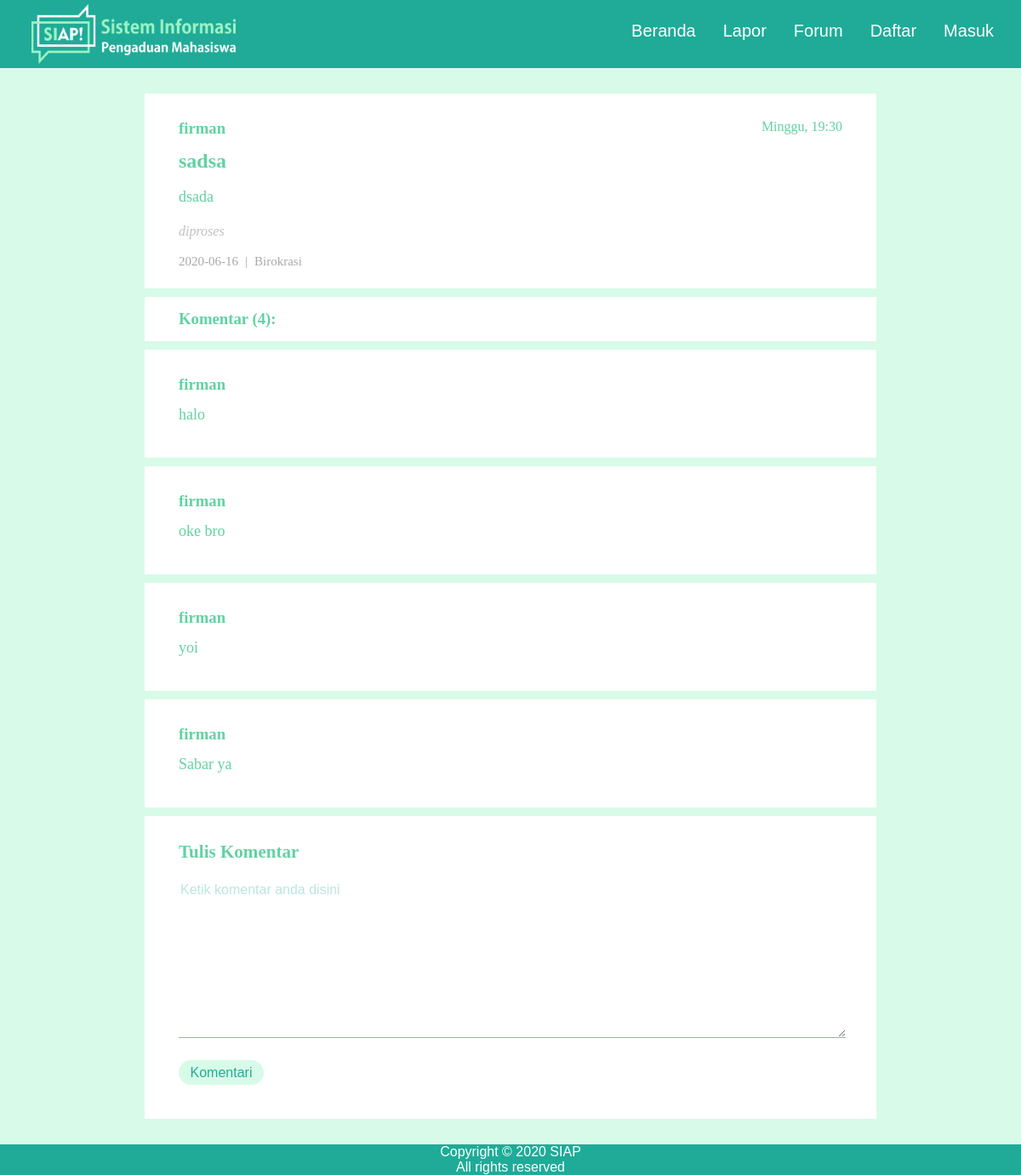
Page /forum/index/8 on the committed database.
### tables this page shows
CREATE TABLE `tbl_keluhan` (
  `id_keluhan` int(11) NOT NULL,
  `judul` varchar(50) NOT NULL,
  `deskripsi` text NOT NULL,
  `tanggal` date NOT NULL,
  `gambar` varchar(255) DEFAULT NULL,
  `id_kategori` varchar(50) NOT NULL,
  `status` varchar(30) NOT NULL,
  `tipe` tinyint(4) NOT NULL,
  `id_user` varchar(5) NOT NULL
);

CREATE TABLE `tbl_user` (
  `id_user` int(11) NOT NULL,
  `NIM` varchar(16) NOT NULL,
  `nama` varchar(100) NOT NULL,
  `username` varchar(50) NOT NULL,
  `email` varchar(50) NOT NULL,
  `password` varchar(255) NOT NULL,
  `role` varchar(10) NOT NULL
);

CREATE TABLE `tbl_kategori` (
  `id_kategori` int(11) NOT NULL,
  `nama` varchar(50) NOT NULL
);

CREATE TABLE `tbl_balasan` (
  `id_balasan` int(11) NOT NULL,
  `id_keluhan` varchar(10) NOT NULL,
  `id_user` varchar(10) NOT NULL,
  `balasan` text NOT NULL
);

### application/controllers/Forum.php (called while the page is built, shortened)
<?php
class Forum extends CI_Controller {
	public function __construct()
	{
		$this->load->model('m_forum');
	}
	public function index($id = False)
	{
		if ($id === False) {
			$query['data'] = $this->m_forum->getData();
			$this->load->view('forum/home', $query);
		}else{
			$query['data'] = $this->m_forum->detailData($id);
			$query['komentar'] = $this->m_forum->get_komentar($id);
			$this->load->view('forum/keluhan', $query);
		}
	}
}

### index.php (called while the page is built, shortened)
<?php
require_once BASEPATH.'core/CodeIgniter.php';

### application/models/M_forum.php (called while the page is built, shortened)
<?php
class M_forum extends CI_Model{
    public function detailData($id)
    {
        $this->db->select('tbl_keluhan.*,tbl_kategori.nama as nama_kategori, tbl_kategori.id_kategori, tbl_user.*');
        $this->db->from('tbl_keluhan');
        $this->db->join('tbl_kategori', 'tbl_kategori.id_kategori = tbl_keluhan.id_kategori');
        $this->db->join('tbl_user', 'tbl_user.id_user = tbl_keluhan.id_user');
        $this->db->where('id_keluhan =', $id);
        $query = $this->db->get();
        return $query->row_array();
    }
    public function get_komentar($id)
    {
        $this->db->select('tbl_keluhan.id_keluhan, tbl_balasan.*, tbl_user.*');
        $this->db->from('tbl_keluhan');
        $this->db->join('tbl_balasan', 'tbl_balasan.id_keluhan = tbl_keluhan.id_keluhan');
        $this->db->join('tbl_user', 'tbl_balasan.id_user = tbl_user.id_user');
        $this->db->where('tbl_balasan.id_keluhan =', $id);
        $query = $this->db->get();
        return $query->result_array();
    }
}

### application/views/forum/keluhan.php (the view, shortened to what this page needs)
<!DOCTYPE html>
<html lang="en">
<head>
    <link rel="stylesheet" type="text/css" href="<?= base_url('assets/');?>css/keluhan.css">
    <link rel="stylesheet" href="<?= base_url('assets/');?>css/animate.css">
</head>
<body>
    <div class="header">
        <div class="brand">
            <a href="home"><img class="img-brand" src="<?= base_url('assets/');?>img/siap.png"></a>
        </div>
        <div class="menu">
            <nav>
                <ul>
                <li><a href="<?= base_url('home')?>">Beranda</a></li>
                    <li><a href="<?= base_url('lapor')?>">Lapor</a></li>
                    <li><a href="<?= base_url('forum')?>">Forum</a></li>
                    <?php
                    if (!$this->session->has_userdata('username')) { ?>
                    <li><a href="<?= base_url('register')?>">Daftar</a></li>
                    <li><a href="<?= base_url('login')?>">Masuk</a></li>
                    <?php
                    } else{ ?>
                        <li><a href="#"> <?=$this->session->userdata('username'); ?></a></li>
                        <li><a href="<?= base_url('auth/logout') ?>">Logout</a></li>
                        <?php }
                    ?>
                </ul>
            </nav>
        </div>
    </div>
    <div class="kolom">
        <div class="id">
            <div class="username">
                <h3><?= $data['username']; ?></h3>
            </div>
            <div class="time-min">
                Minggu, 19:30
            </div>
        </div><br><br>
        <h2><?= $data['judul']; ?></h2><br>
        <div class="keluhan">
            <p><?= $data['deskripsi']; ?></p><br>
        </div>
        <div class="status"><?= $data['status'] ?></div><br>
        <div class="tag">
            <ul>
                <li><?= $data['tanggal'] ?></li>
                <li>|</li>
                <li><?= $data['nama_kategori'] ?></li>
            </ul>
        </div>
    </div>
    <div class="comment-text">
        <h3>Komentar (<?= count($komentar) ?>):</h3>
    </div>
    <?php foreach ($komentar as $komen ) {
    ?>
    <div class="comment">
        <div class="id">
            <div class="username">
                <h3><?= $komen['username'] ?></h3>
            </div>
        </div><br><br>
        <div class="keluhan">
            <p><?= $komen['balasan'] ?></p>
        </div>
    </div>
    <?php } ?>
    <div class="comment">
        <div class="keluhan">
            <form action="<?= base_url('forum/komentar') ?>" method="POST">
                <h3>Tulis Komentar</h3><br>
                <textarea rows="10" name="comment" placeholder="Ketik komentar anda disini"></textarea><br><br>
                <button type="submit">Komentari</button>
            </form>
        </div>
    </div>
    <div class="footer">
        <p>Copyright &copy; 2020 SIAP<br> All rights reserved</p>
    </div>
</body>
</html>

### assets/css/keluhan.css (style rules this page uses)
body { overflow-x: hidden; font-family: 'Gill Sans', 'Gill Sans MT', 'Calibri', 'Trebuchet MS', sans-serif; background-color: #D7FBE8; background-attachment: fixed; }
.header { height: 80px; background: #1FAB98; position: fixed; width: 100%; margin-top: -110px; }
nav ul { display: flex; }
.menu { float: right; margin-top: 25px; }
.menu ul li { list-style: none; float: right; }
.menu ul li a { margin-right: 32px; color: white; font-size: 20px; text-decoration: none; }
.brand { float: left; margin-top: 5px; margin-left: 37px; }
.img-brand { height: 70px; width: 240px; }
.footer { left: 0; bottom: 0; width: 100%; background-color: #1FAB98; color: white; text-align: center; margin-top: 30px; }
.comment { background: white; padding: 40px; padding-top: 30px; width: 65%; margin-top: 10px; margin-bottom: 5px; text-align: justify; color: #62D2A2; font-family: 'Calibri'; }
.comment-text { background: white; width: 65%; font-family: 'Calibri'; padding: 15px 40px; margin-top: 10px; margin-bottom: 5px; text-align: justify; color: #62D2A2; }
.kolom { background: white; padding: 40px; padding-top: 30px; width: 65%; margin-top: 110px; margin-bottom: 5px; text-align: left; color: #62D2A2; font-family: 'Calibri'; text-decoration: none; }
.username { float: left; }
.time-min { float: right; }
.keluhan { font-size: 18px; }
.tag { float: left; color: darkgray; margin-left: -40px; }
.tag ul li { list-style: none; float: left; margin-right: 8px; font-size: 15px; }
.status { font-style: italic; font-family: 'Calibri'; color: silver; }
textarea { width: 100%; height: auto; border: none; border-bottom: 1px solid #62D2A2; font-family: sans-serif; font-size: 16px; font-weight: 200px; color: #62D2A2; }
button { border: none; width: 100px; background: #D7FBE8; color: #1FAB98; font-size: 16px; line-height: 25px; padding: 2px 0; border-radius: 15px; cursor: pointer; text-align: center; }
::placeholder { color: #1FAB98; opacity: 0.3; }
* { margin: 0px auto; padding: 0px auto; }

### rows in the picture
tbl_keluhan: id_user.username "firman", judul "sadsa", deskripsi "dsada", status "diproses", tanggal "2020-06-16", id_kategori.nama "Birokrasi"
tbl_balasan: id_user.username "firman", balasan "halo"
tbl_balasan: id_user.username "firman", balasan "oke bro"
tbl_balasan: id_user.username "firman", balasan "yoi"
tbl_balasan: id_user.username "firman", balasan "Sabar ya"

### other values in the picture
count($komentar) "4"
